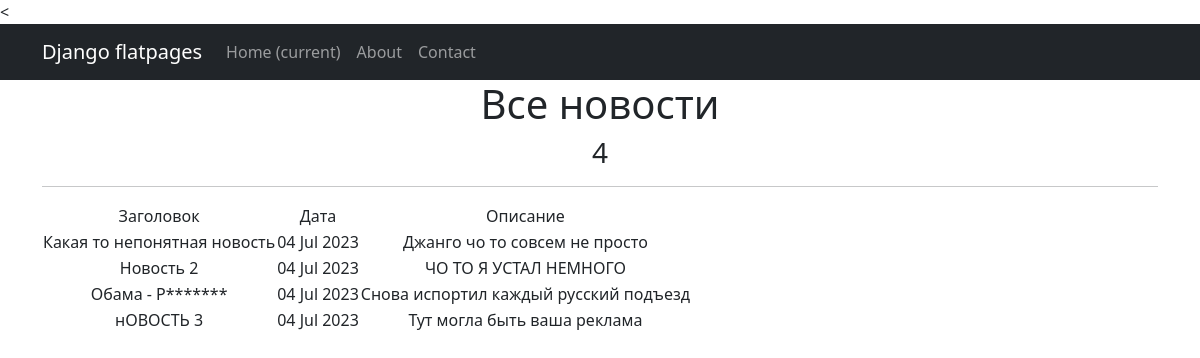
Page /news/ on the committed database.
### simpleapp/models.py (models this page shows, shortened)
class News(models.Model):
    name = models.CharField(
        max_length=50,
        unique=True, # названия новостей не должны повторяться
    )
    description = models.TextField()
    category = models.ForeignKey(
        to='Category',
        on_delete=models.CASCADE,
        related_name='news', # все новости в категории будут доступны через поле news
    )

### simpleapp/views.py (the view)
# urls.py: path('', NewsList.as_view()),
class NewsList(ListView):
    model = News
    ordering = 'name'
    template_name = 'news.html'
    context_object_name = 'news'
    def get_context_data(self, **kwargs):
        context = super().get_context_data(**kwargs)
        context['time_now'] = datetime.utcnow()
        return context

### simpleapp/templatetags/custom_filters.py (called while the page is built)
@register.filter()
def censor(word):
    if isinstance(word, str):
        for i in word.split():
            if i.capitalize() in cens_words:
                word = word.replace(i, i[0] + '*' * len(i))
    else:
        raise ValueError('custom_filters -> censor -> A string is expected, but a different data type has been entered')
    return word

### templates/news.html (shortened to what this page needs)
{% extends 'flatpages/default.html' %}
{% load custom_filters %}!
{% load custom_tags %}
{% block content %}
   <h1>Все новости</h1>
   <h3>{{ news|length }}</h3>
   <hr>
   {% if news %}
       <table>
           <tr>
               <td>Заголовок</td>
               <td>Дата</td>
               <td>Описание</td>
           </tr>
           {% for news_number in news %}
           <tr>
               <td>{{ news_number.name|censor }}</td>
               <td>{{ time_now|date:'d M Y' }}</td>
               <td>{{ news_number.description|truncatewords:20 }}</td>
           </tr>
           {% endfor %}
       </table>
   {% else %}
       <h2>Новостей нет!</h2>
   {% endif %}
{% endblock content %}

### rows in the picture
News: name|censor "Какая то непонятная новость", time_now "04 Jul 2023", description "Джанго чо то совсем не просто"
News: name|censor "Новость 2", time_now "04 Jul 2023", description "ЧО ТО Я УСТАЛ НЕМНОГО"
News: name|censor "Обама - Р*******", time_now "04 Jul 2023", description "Снова испортил каждый русский подъезд"
News: name|censor "нОВОСТЬ 3", time_now "04 Jul 2023", description "Тут могла быть ваша реклама"

### other values in the picture
{{ news|length }} "4"
